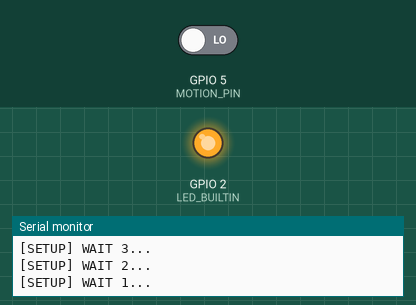
A sketch run on a simulated ESP8266 (NodeMCU). Shown: output pins drawn as LEDs (lit = HIGH, except the on-board LED, lit = LOW), the last lines printed to the serial monitor. Inputs (shaded band) come from the test bench; at power-on: GPIO 5 (MOTION_PIN) LOW. WiFi joins after 1.5 s; servers stay silent unless stated; web services answer with replies made up by the test bench.

Above: at 11.2 s.
11.3 s: GPIO 5 (MOTION_PIN) driven HIGH
At 12.2 s:
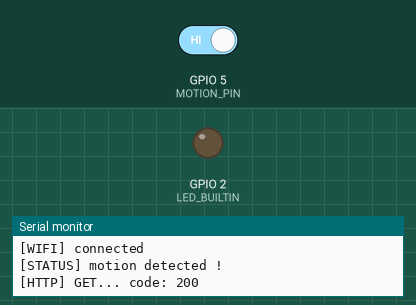
13.0 s: GPIO 5 (MOTION_PIN) driven LOW
At 15.1 s:
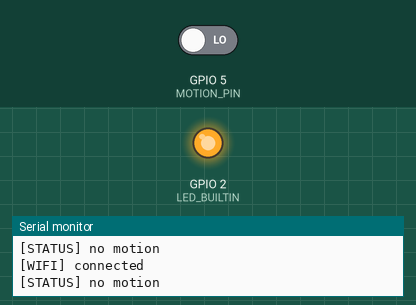
Timing chart, 0 to 16.6 s (numbered marks = the images above; inputs shaded):
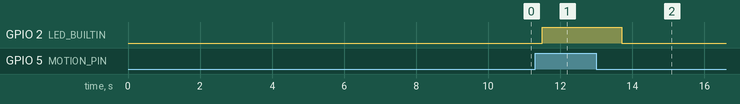

The sketch:

sketch.ino
```cpp
#include <Arduino.h>

#include <ESP8266WiFi.h>
#include <ESP8266WiFiMulti.h>

#include <ESP8266HTTPClient.h>

#define USE_SERIAL Serial
#define WIFI_SSID "******"
#define WIFI_PWD "******"
#define MOTION_PIN 5
#define ONE_SECOND 1000

String IFTTT_HOST = "maker.ifttt.com";
String IFTTT_EVENT = "motion";
String IFTTT_KEY = "******";
String WEB_HOOK_URL = "http://" + IFTTT_HOST + "/trigger/" + IFTTT_EVENT + "/with/key/" + IFTTT_KEY;

ESP8266WiFiMulti WiFiMulti;

bool motion = false;
bool prev_motion = false;

void setup() {

  pinMode(LED_BUILTIN, OUTPUT);
  digitalWrite(LED_BUILTIN, LOW);
  pinMode(MOTION_PIN, INPUT);

  USE_SERIAL.begin(9600);

  for(uint8_t t = 10; t > 0; t--) {
    USE_SERIAL.printf("[SETUP] WAIT %d...\n", t);
    USE_SERIAL.flush();
    delay(ONE_SECOND);
  }

  WiFiMulti.addAP(WIFI_SSID, WIFI_PWD);

}

void loop() {
  // wait for WiFi connection
  if((WiFiMulti.run() == WL_CONNECTED)) {
    USE_SERIAL.printf("[WIFI] connected\n");

    prev_motion = motion;
    motion = (digitalRead(MOTION_PIN) == HIGH);

    if (motion) {
      digitalWrite(LED_BUILTIN, HIGH);
      if (prev_motion) {
        USE_SERIAL.print("[STATUS] still motion...\n");
      } else {
        USE_SERIAL.print("[STATUS] motion detected !\n");
        HTTPClient http;
        http.begin(WEB_HOOK_URL);
        int httpCode = http.GET();
        http.end();
        USE_SERIAL.printf("[HTTP] GET... code: %d\n", httpCode);
      }
    } else {
      digitalWrite(LED_BUILTIN, LOW);
      USE_SERIAL.printf("[STATUS] no motion\n");
    }

  } else {
      USE_SERIAL.printf("[WIFI] connected\n");
  }
  delay(ONE_SECOND);
}
```

Measured:
- after the input at 11.3 s, GPIO 2 (LED_BUILTIN): LOW → HIGH after 0.20 s
- after the input at 13.0 s, GPIO 2 (LED_BUILTIN): HIGH → LOW after 0.71 s
